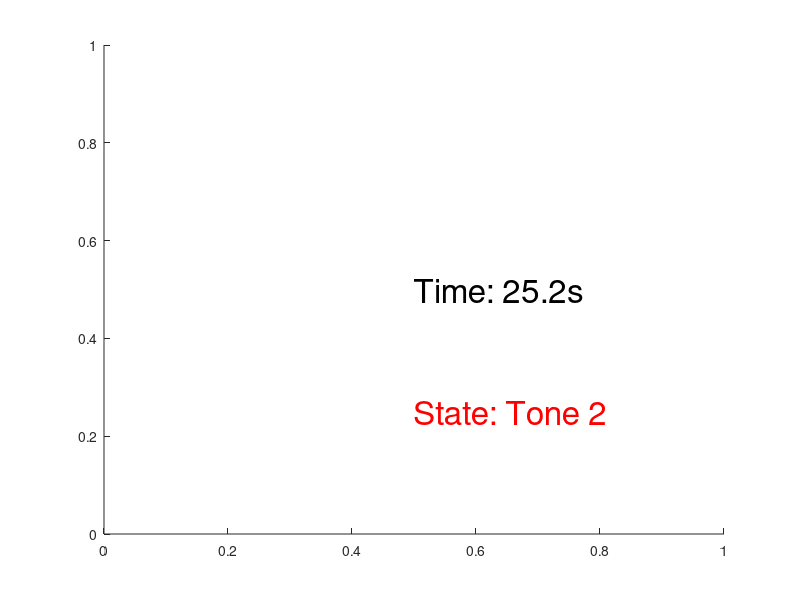

MATLAB code for this plot:
%% setup

% timing
total_time = .5 ; % total time to run converted from minutes to seconds.
total_time = total_time * 60; % converted from minutes to seconds.

% states
states = repmat([1;2],100,1); % lazy way to repeating numbers.

prior_states = [];
trials = [];
iState = 0; % initial state;

%tones
Fs=44100/10;                       %CD quality - also conveniently divisible by 30 and 25
stim_dur=5;               %duration of puretone in seconds
T=0:1/Fs:stim_dur-1/Fs;

%tone 1
t1_freq =1200; 
Y1 = sin(2*pi*t1_freq*T);
%tone2
t2_freq = 800; 
Y2 = sin(2*pi*t2_freq*T);

% make a figure to track everything
figure(101)
xlim([.5 .75])
ylim([.45 .55])

t0 = clock; 

while etime(clock, t0) < total_time
    this_time = sprintf('%2.1f', etime(clock, t0)); % time in a nice string format.
    
    if etime(clock, t0) > 10
        if iState == 0 % move to a state;
            iState = datasample(states, 1);
            while length(prior_states) >= 3 &&  sum(prior_states(end-2:end) == iState) ==3 % check if the same state has appeared three times in a row.
                iState = datasample(states, 1);
            end
        end
        
        %update plot
        clf
        text(.5, .5, ['Time: ' this_time 's'], 'FontSize', 24)
        text(.5, .25, ['State: ' num2str(iState)], 'FontSize', 24)
        drawnow
        
        if iState == 1
            tone_t = clock; % get elapsed time. 
            licks = []; % initialize licks.
            
            % play a tone; log the time. 
            sound(Y1, Fs)
            
           while etime(clock, tone_t) < 5
                
                % lick check function here. check for licks (during tone)% when writing this make sure it logs the time. time points can be counted later and can also be added to the plot.
                clf
                text(.5, .5, ['Time: ' this_time 's'], 'FontSize', 24)
                text(.5, .25, ['State: Tone 1'], 'FontSize', 24, 'color', 'b')
                drawnow
            end
     
            
            
            %check for licks
            
            
            % do a thing like fire valve; log the time. 
            valve_t = clock; 
            
            %check for post-valve licks.  Could also be done later but this
            %way you can plot them in a different color or track
            %correct/incorrect responses in real time. 
            post_licks = []; 
            
            % log it and return to 0 state
            prior_states(end+1) = iState;
            % save the output as 'trials' with a bunch of informaiton.
            trials{end+1} = [];
            trials{end}.state = iState;
            trials{end}.licks = licks;
            trials{end}.tone_time = tone_t; 
            trials{end}.valve_t = valve_t; 
            % add in other details.
            
            iState = 0; % return to 0 state.
            
        elseif iState == 2
            licks = []; % initialize licks.
            
            % play a tone; log the time. 
            tone_t = clock; 
            tic; sound(Y2, Fs); toc; % seems to take between 0.01 and .33 seconds to play the tone. 

            while etime(clock, tone_t) < 5
                % lick check function here. check for licks (during tone)% when writing this make sure it logs the time. time points can be counted later and can also be added to the plot.
                clf
                text(.5, .5, ['Time: ' this_time 's'], 'FontSize', 24)
                text(.5, .25, ['State: Tone 2'], 'FontSize', 24, 'color', 'r')
                drawnow
            end
            
            
            % do a thing like fire valve; log the time. 
            valve_t = clock; 
            
            %check for post-valve licks
            post_licks = []; 
            
            % log it and return to 0 state
            prior_states(end+1) = iState;
            % save the output as 'trials' with a bunch of informaiton.
            trials{end+1} = [];
            trials{end}.state = iState;
            trials{end}.licks = licks;
            trials{end}.tone_time = tone_t; 
            trials{end}.valve_t = valve_t; 
            % add in other details.
            
            
            iState = 0; % return to 0 state.
        end
        
    else
        
        clf
        text(.5, .5, ['Time: ' this_time 's'], 'FontSize', 24)
        text(.5, .25, 'State: waiting...', 'FontSize', 24)
        drawnow
    end
    
end % main loop


%% save things.

% save useful variables with dates and times.  Probably good to add a
% subect ID or save it in a specific directory. 
save(['Trials_' datestr(date, 'yyyy_mm_dd') '_' datestr(now, 'HH_MM')], 'trials')

